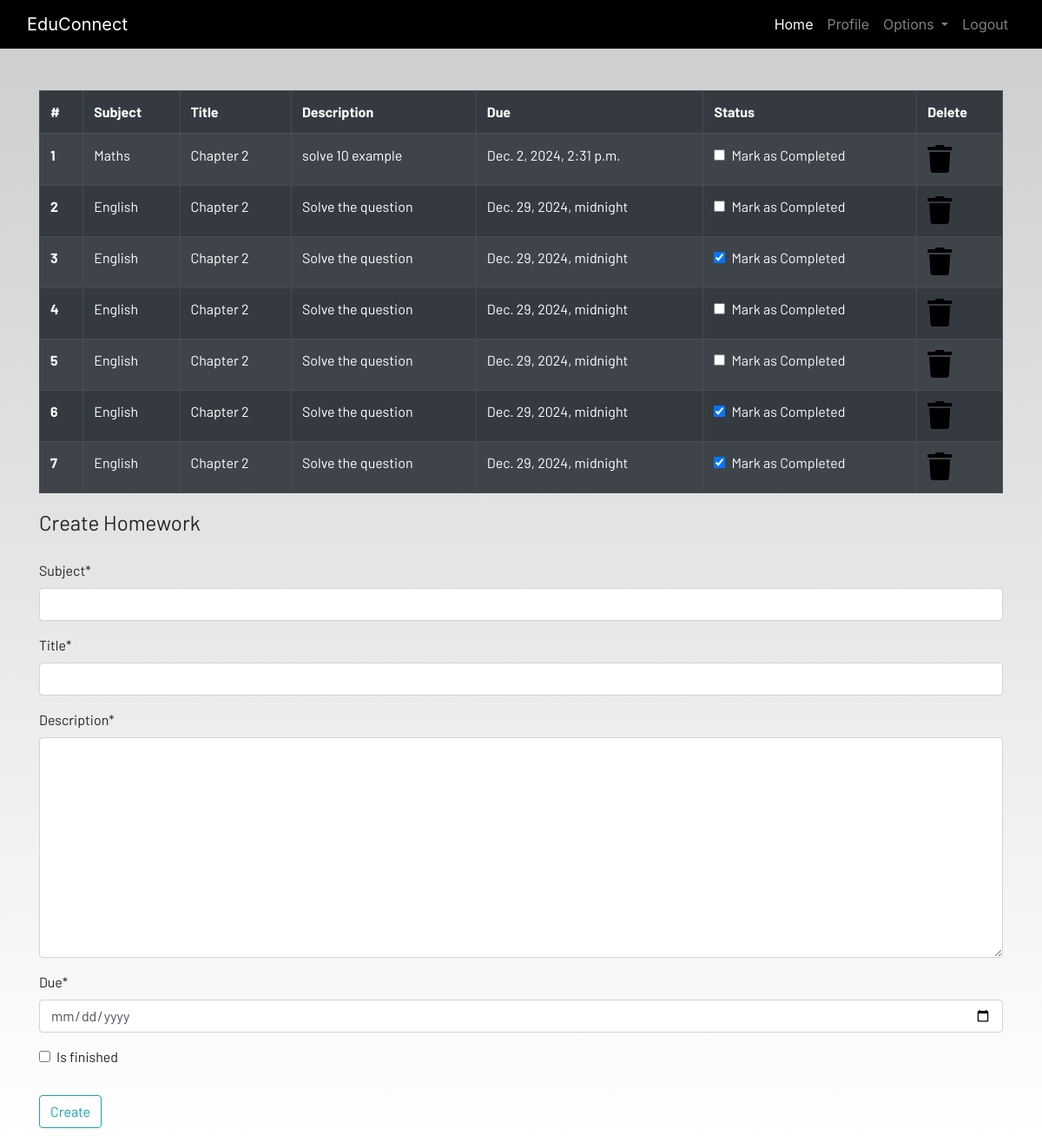
/homework (signed in), run on an earlier commit of the app's database.
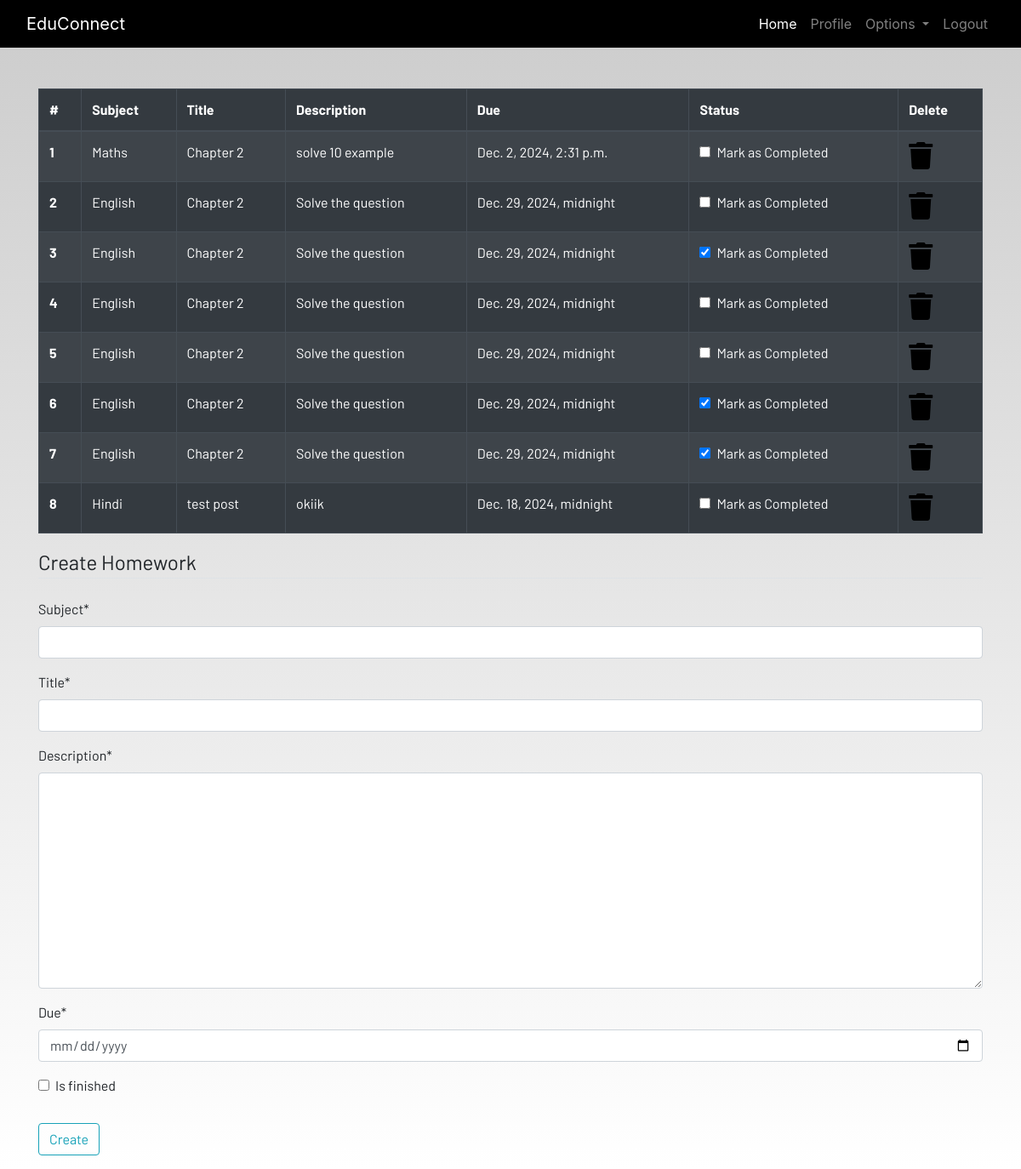
And on a later commit of the database.
### dashboard/models.py (models this page shows, shortened)
class HomeWork(models.Model):
    user=models.ForeignKey(User,on_delete=models.CASCADE)
    subject=models.CharField(max_length=50)
    title=models.CharField(max_length=100)
    description=models.TextField()
    due=models.DateTimeField()
    is_finished=models.BooleanField(default=False)

### dashboard/views.py (the view)
# urls.py: path('homework',views.homework,name='homework'),
@login_required
def homework(request):
    if request.method=='POST':
        form=HomeworkForm(request.POST)
        if form.is_valid():
            try:
                finished=request.POST['is_finished']
                if finished =='on':
                    finished=True
                else:
                    finished=False
            except:
                finished =False
            homework= HomeWork(
                user=request.user,
                subject=request.POST['subject'],
                title=request.POST['title'],
                description=request.POST['description'],
                due=request.POST['due'],
                is_finished=finished
            )
            homework.save()
            messages.success(request,f"Homework Added from {request.user.username}!!")
    else:
        form=HomeworkForm()
    homework=HomeWork.objects.filter(user=request.user)
    if len(homework)==0:
        homework_done=True
    else:
        homework_done=False
    return render(request,'dashboard/homework.html',{'homework':homework,'homework_done':homework_done,'form':form})

### dashboard/forms.py (shortened to what this page needs)
class HomeworkForm(forms.ModelForm):
    class Meta:
        model=HomeWork
        fields=['subject','title','description','due','is_finished']
        widgets = {
            'due': DateInput()  # Properly applying the DateInput widget to the 'due' field
        }

### templates/dashboard/homework.html (shortened to what this page needs)
{% extends 'dashboard/base.html' %}
{% load static %}
{% block content %}
{% load crispy_forms_tags %}
<div class="container">
    {% if not homework_done%}
    <table class="table table-striped table-bordered table-hover table-dark">
        <thead>
            <tr>
                <th scope="col">#</th>
                <th scope="col">Subject</th>
                <th scope="col">Title</th>
                <th scope="col">Description</th>
                <th scope="col">Due</th>
                <th scope="col">Status</th>
                <th scope="col">Delete</th>
            </tr>
        </thead>
        <tbody>
            {% for home in homework %}
            <tr>
                <th scope="row">{{forloop.counter}}</th>
                <td>{{home.subject}}</td>
                <td>{{home.title}}</td>
                <td>{{home.description}}</td>
                <td>{{home.due}}</td>
                <td>
                    <a href="{% url 'update_homework' home.id %}">
                        <div class="form-check">
                            {% if home.is_finished == True %}
                            <input class="form-check-input" type="checkbox" value="" checked>
                            {% else %}
                            <input class="form-check-input" type="checkbox" value="">
                            {% endif %}
                            <label class="form-check-label text-light" for="flexCheckDefault">
                                Mark as Completed
                            </label>
                        </div>
                    </a>
                </td>
                <td><a href="{% url 'delete_homework' home.id %}"><i class="fa fa-trash fa-2x"></i></a></td>
            </tr>
            {% endfor %}
        </tbody>
    </table>
    {% else %}
    <h4>All homeworks are completed!! Create to have more!!</h4>
    {% endif %}
</div>
<div class=" container">
    <form method="POST">
        <fieldset class="form-group">
            <legend class="border-bottom mb-4">Create Homework</legend>
            {{ form|crispy }}
        </fieldset>
        <div class="form-group">
            <button href="" class="btn btn-outline-info" type="submit">
                Create
            </button>
        </div>
    </form>
</div>
{% endblock content %}

What changed in the data, as far as the page shows it:
added HomeWork: subject "Hindi", title "test post", description "okiik", due "Dec. 18, 2024, midnight"
